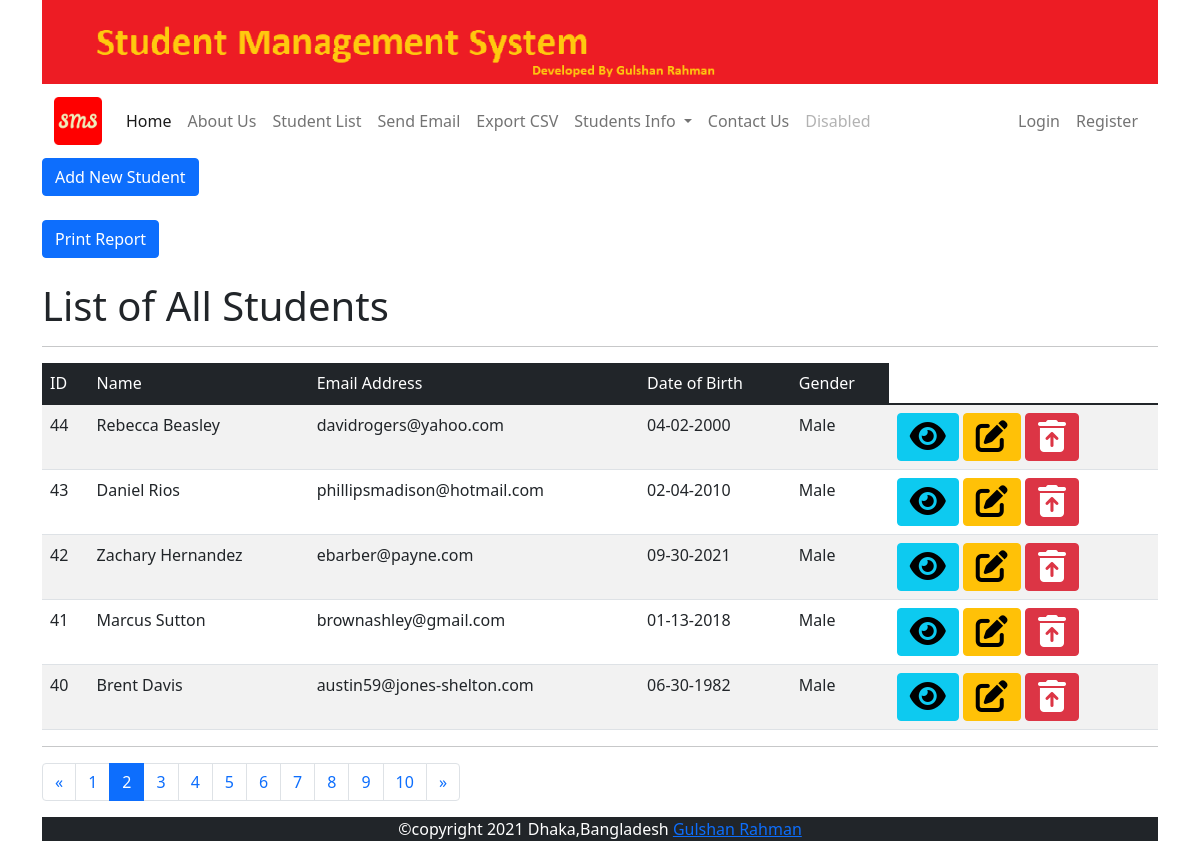
The page /stud/list/?page=2 on the database its author committed.
### studentapp/models.py (models this page shows, shortened)
class Student(models.Model):
    GENDER_CHOICES = [('Male','Male'),('Female','Female'),('Other','Other'),]
    name = models.CharField(max_length=100)
    email = models.EmailField(unique=True,blank=True,null=True)
    dob = models.DateField(default=datetime.now,blank=True)
    gender = models.CharField(max_length=6,choices=GENDER_CHOICES,default='Male')

### studentapp/views.py (the view)
# urls.py: path('list/', views.list,name='list'),
def list(request):
    std = Student.objects.order_by('-id')
    stdlist = std
    paginator = Paginator(stdlist,5)
    page = request.GET.get('page')
    std = paginator.get_page(page)
    context = {'title':'Student List','students': std}
    return render(request,'stud/list.html',context)

### templates/stud/list.html (shortened to what this page needs)
{% extends 'base.html' %}
{% load static %}
{% block content %}
<div>
  <a href="{% url 'create' %}" class="btn btn-primary">Add New Student</a>
</div>
<br>
<button class="btn btn-primary" onclick="PrintDiv('report');"> Print Report</button>
     <br>
        <div>
            <h1>List of All Students</h1>
            <hr>
        </div>
        <div>
            <table class="table table-striped table-hover">
                <thead class="table-dark">
                    <tr>
                        <td>ID</td>
                        <td>Name</td>
                        <td>Email Address</td>
                        <td>Date of Birth</td>
                        <td>Gender</td>
                    </tr>
                </thead>
                <tbody>
                    {% for stud in students %}
                    <tr>
                        <td>{{ stud.id }}</td>
                        <td>{{ stud.name }}</td>
                        <td>{{ stud.email }}</td>
                        <td>{{ stud.dob|date:'m-d-Y' }}</td>
                        <td>{{ stud.gender }}</td>
                        <td>
                          <a href="{% url 'view' stud.id %}" class="btn btn-info" title="view"><i class="fa fa-eye fa-2x"></i></a>
                          <a href="{% url 'edit' stud.id %}" class="btn btn-warning" title="edit"><i class="fa fa-edit fa-2x"></i></a>
                          <a href="{% url 'delete' stud.id %}" onclick="return confirm('Are you sure, you want to delete record?');" class="btn btn-danger" title="delete"><i class="fa fa-trash-restore-alt fa-2x"></i></a>
                        </td>
                    </tr>
                    {% endfor %}
                </tbody>
            </table>
           <hr>
  {% if students.has_other_pages %}
  <nav aria-label="Page navigation example">
    <ul class="pagination">
      {% if students.has_previous %}
      <li class="page-item">
        <a class="page-link" href="?page={{ students.previous_page_number }}" aria-label="Previous">
          <span aria-hidden="true">&laquo;</span>
        </a>
      </li>
      {% else %}
      <li class="page-item disabled">
        <span aria-hidden="true">&laquo;</span>
      </li>
      {% endif %}
      {% for i in students.paginator.page_range %}
      {% if students.number == i %}
      <li class="page-item active" aria-current="page">
        <a class="page-link" href="#">{{ i }}</a>
      </li>
      {% else %}
      <li class="page-item"><a class="page-link" href="?page={{ i }}">{{ i }}</a></li>
      {% endif %}
      {% endfor %}
      <li class="page-item">
        {% if students.has_next %}
      <li class="page-item">
        <a class="page-link" href="?page={{students.next_page_number}}" aria-label="Next">
          <span aria-hidden="true">&raquo;</span>
        </a>
      </li>
      {% else %}
      <li class="page-item disabled">
        <span aria-hidden="true">&raquo;</span>
      </li>
      {% endif %}
      </li>
    </ul>
  </nav>
  {%endif%}
        </div>
        {% endblock content %}

### rows shown on the page
Student: id "44", name "Rebecca Beasley", email "davidrogers@yahoo.com", dob "04-02-2000", gender "Male"
Student: id "43", name "Daniel Rios", email "phillipsmadison@hotmail.com", dob "02-04-2010", gender "Male"
Student: id "42", name "Zachary Hernandez", email "ebarber@payne.com", dob "09-30-2021", gender "Male"
Student: id "41", name "Marcus Sutton", email "brownashley@gmail.com", dob "01-13-2018", gender "Male"
Student: id "40", name "Brent Davis", email "austin59@jones-shelton.com", dob "06-30-1982", gender "Male"

### other values the page prints
{{ i }} "1" "3" "4" "5" "6" "7" "8" "9" "10"
{{ i }} "2"
